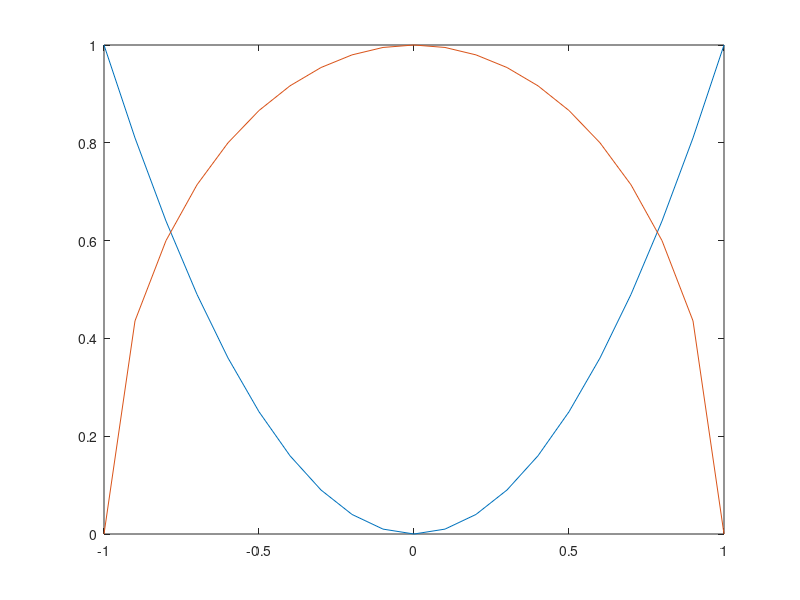

The MATLAB source for this figure:

x = -1:0.1:1;
f1 = x.^3 + 4*x.^2 - 10;
plot(f1, x);

ec1 = x.^2;
ec2 = sqrt(1 - x.^2)


plot(x, ec1, '', x, ec2, '');